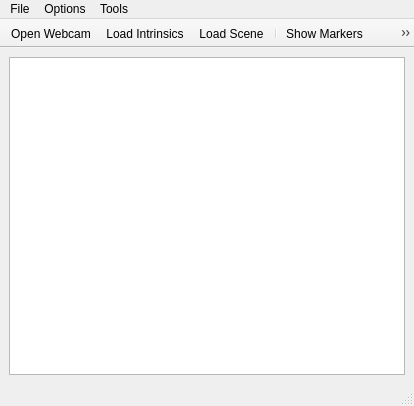
<?xml version="1.0" encoding="UTF-8"?>
<ui version="4.0">
 <class>MainWindow</class>
 <widget class="QMainWindow" name="MainWindow">
  <property name="geometry">
   <rect>
    <x>0</x>
    <y>0</y>
    <width>414</width>
    <height>406</height>
   </rect>
  </property>
  <property name="windowTitle">
   <string>Augmented Reality Tabletop</string>
  </property>
  <widget class="QWidget" name="centralwidget">
   <layout class="QGridLayout" name="gridLayout">
    <item row="0" column="0">
     <widget class="QGraphicsView" name="graphicsView">
      <property name="frameShape">
       <enum>QFrame::StyledPanel</enum>
      </property>
      <property name="frameShadow">
       <enum>QFrame::Sunken</enum>
      </property>
      <property name="verticalScrollBarPolicy">
       <enum>Qt::ScrollBarAlwaysOff</enum>
      </property>
      <property name="horizontalScrollBarPolicy">
       <enum>Qt::ScrollBarAlwaysOff</enum>
      </property>
      <property name="sizeAdjustPolicy">
       <enum>QAbstractScrollArea::AdjustToContents</enum>
      </property>
     </widget>
    </item>
   </layout>
  </widget>
  <widget class="QMenuBar" name="menubar">
   <property name="geometry">
    <rect>
     <x>0</x>
     <y>0</y>
     <width>414</width>
     <height>24</height>
    </rect>
   </property>
   <widget class="QMenu" name="menuFile">
    <property name="title">
     <string>File</string>
    </property>
    <addaction name="actionOpen_Webcam"/>
    <addaction name="actionOpen_File"/>
    <addaction name="separator"/>
    <addaction name="actionLoad_Intrinsics"/>
    <addaction name="actionLoad_Scene"/>
    <addaction name="actionQuit"/>
    <addaction name="separator"/>
   </widget>
   <widget class="QMenu" name="menuOptions">
    <property name="title">
     <string>Options</string>
    </property>
    <widget class="QMenu" name="menuDebug">
     <property name="title">
      <string>Debug</string>
     </property>
     <addaction name="actionShow_Markers"/>
     <addaction name="actionShow_Threshold"/>
    </widget>
    <addaction name="actionNoise_Reduction"/>
    <addaction name="actionThreshold_Method"/>
    <addaction name="separator"/>
    <addaction name="menuDebug"/>
   </widget>
   <widget class="QMenu" name="menuTools">
    <property name="title">
     <string>Tools</string>
    </property>
    <addaction name="actionGenerate_Board"/>
    <addaction name="actionGenerate_Marker"/>
    <addaction name="separator"/>
    <addaction name="actionCalibrate_Webcam"/>
   </widget>
   <addaction name="menuFile"/>
   <addaction name="menuOptions"/>
   <addaction name="menuTools"/>
  </widget>
  <widget class="QStatusBar" name="statusbar"/>
  <widget class="QToolBar" name="toolBar">
   <property name="windowTitle">
    <string>toolBar</string>
   </property>
   <property name="movable">
    <bool>false</bool>
   </property>
   <property name="floatable">
    <bool>false</bool>
   </property>
   <attribute name="toolBarArea">
    <enum>TopToolBarArea</enum>
   </attribute>
   <attribute name="toolBarBreak">
    <bool>false</bool>
   </attribute>
   <addaction name="actionOpen_Webcam"/>
   <addaction name="actionLoad_Intrinsics"/>
   <addaction name="actionLoad_Scene"/>
   <addaction name="separator"/>
   <addaction name="actionShow_Markers"/>
   <addaction name="actionShow_Threshold"/>
  </widget>
  <action name="actionOpen_Webcam">
   <property name="icon">
    <iconset theme="camera">
     <normaloff>../../../../../../qt</normaloff>../../../../../../qt</iconset>
   </property>
   <property name="text">
    <string>Open Webcam</string>
   </property>
   <property name="iconText">
    <string>Open Webcam</string>
   </property>
   <property name="iconVisibleInMenu">
    <bool>false</bool>
   </property>
  </action>
  <action name="actionOpen_File">
   <property name="icon">
    <iconset theme="emblem-photos">
     <normaloff>../../../../../../qt</normaloff>../../../../../../qt</iconset>
   </property>
   <property name="text">
    <string>Open File</string>
   </property>
   <property name="iconVisibleInMenu">
    <bool>false</bool>
   </property>
  </action>
  <action name="actionLoad_Intrinsics">
   <property name="icon">
    <iconset theme="document-properties">
     <normaloff>../../../../../../qt</normaloff>../../../../../../qt</iconset>
   </property>
   <property name="text">
    <string>Load Intrinsics</string>
   </property>
   <property name="iconVisibleInMenu">
    <bool>false</bool>
   </property>
  </action>
  <action name="actionQuit">
   <property name="icon">
    <iconset theme="application-exit">
     <normaloff>../../../../../../qt</normaloff>../../../../../../qt</iconset>
   </property>
   <property name="text">
    <string>Quit</string>
   </property>
   <property name="iconVisibleInMenu">
    <bool>false</bool>
   </property>
  </action>
  <action name="actionLoad_Scene">
   <property name="icon">
    <iconset theme="document-page-setup">
     <normaloff>../../../../../../qt</normaloff>../../../../../../qt</iconset>
   </property>
   <property name="text">
    <string>Load Scene</string>
   </property>
   <property name="iconVisibleInMenu">
    <bool>false</bool>
   </property>
  </action>
  <action name="actionNoise_Reduction">
   <property name="text">
    <string>Noise Reduction</string>
   </property>
  </action>
  <action name="actionShow_Markers">
   <property name="checkable">
    <bool>true</bool>
   </property>
   <property name="text">
    <string>Show Markers</string>
   </property>
  </action>
  <action name="actionShow_Threshold">
   <property name="checkable">
    <bool>true</bool>
   </property>
   <property name="checked">
    <bool>false</bool>
   </property>
   <property name="text">
    <string>Show Threshold</string>
   </property>
  </action>
  <action name="actionThreshold_Method">
   <property name="text">
    <string>Threshold Method</string>
   </property>
  </action>
  <action name="actionGenerate_Board">
   <property name="text">
    <string>Generate Board</string>
   </property>
  </action>
  <action name="actionGenerate_Marker">
   <property name="text">
    <string>Generate Marker</string>
   </property>
  </action>
  <action name="actionCalibrate_Webcam">
   <property name="text">
    <string>Calibrate Webcam</string>
   </property>
  </action>
 </widget>
 <resources/>
 <connections>
  <connection>
   <sender>actionNoise_Reduction</sender>
   <signal>triggered()</signal>
   <receiver>MainWindow</receiver>
   <slot>OpenFilteringDialog()</slot>
   <hints>
    <hint type="sourcelabel">
     <x>-1</x>
     <y>-1</y>
    </hint>
    <hint type="destinationlabel">
     <x>206</x>
     <y>202</y>
    </hint>
   </hints>
  </connection>
  <connection>
   <sender>actionCalibrate_Webcam</sender>
   <signal>triggered()</signal>
   <receiver>MainWindow</receiver>
   <slot>OpenCalibrateDialog()</slot>
   <hints>
    <hint type="sourcelabel">
     <x>-1</x>
     <y>-1</y>
    </hint>
    <hint type="destinationlabel">
     <x>206</x>
     <y>202</y>
    </hint>
   </hints>
  </connection>
  <connection>
   <sender>actionGenerate_Board</sender>
   <signal>triggered()</signal>
   <receiver>MainWindow</receiver>
   <slot>OpenGenerateBoardDialog()</slot>
   <hints>
    <hint type="sourcelabel">
     <x>-1</x>
     <y>-1</y>
    </hint>
    <hint type="destinationlabel">
     <x>206</x>
     <y>202</y>
    </hint>
   </hints>
  </connection>
  <connection>
   <sender>actionGenerate_Marker</sender>
   <signal>triggered()</signal>
   <receiver>MainWindow</receiver>
   <slot>OpenGenerateMarkerDialog()</slot>
   <hints>
    <hint type="sourcelabel">
     <x>-1</x>
     <y>-1</y>
    </hint>
    <hint type="destinationlabel">
     <x>206</x>
     <y>202</y>
    </hint>
   </hints>
  </connection>
  <connection>
   <sender>actionLoad_Intrinsics</sender>
   <signal>triggered()</signal>
   <receiver>MainWindow</receiver>
   <slot>OpenIntrinsicsFile()</slot>
   <hints>
    <hint type="sourcelabel">
     <x>-1</x>
     <y>-1</y>
    </hint>
    <hint type="destinationlabel">
     <x>206</x>
     <y>202</y>
    </hint>
   </hints>
  </connection>
  <connection>
   <sender>actionLoad_Scene</sender>
   <signal>triggered()</signal>
   <receiver>MainWindow</receiver>
   <slot>OpenSceneFile()</slot>
   <hints>
    <hint type="sourcelabel">
     <x>-1</x>
     <y>-1</y>
    </hint>
    <hint type="destinationlabel">
     <x>206</x>
     <y>202</y>
    </hint>
   </hints>
  </connection>
  <connection>
   <sender>actionOpen_File</sender>
   <signal>triggered()</signal>
   <receiver>MainWindow</receiver>
   <slot>OpenSourceFile()</slot>
   <hints>
    <hint type="sourcelabel">
     <x>-1</x>
     <y>-1</y>
    </hint>
    <hint type="destinationlabel">
     <x>206</x>
     <y>202</y>
    </hint>
   </hints>
  </connection>
  <connection>
   <sender>actionOpen_Webcam</sender>
   <signal>triggered()</signal>
   <receiver>MainWindow</receiver>
   <slot>OpenSourceWebcam()</slot>
   <hints>
    <hint type="sourcelabel">
     <x>-1</x>
     <y>-1</y>
    </hint>
    <hint type="destinationlabel">
     <x>206</x>
     <y>202</y>
    </hint>
   </hints>
  </connection>
  <connection>
   <sender>actionQuit</sender>
   <signal>triggered()</signal>
   <receiver>MainWindow</receiver>
   <slot>close()</slot>
   <hints>
    <hint type="sourcelabel">
     <x>-1</x>
     <y>-1</y>
    </hint>
    <hint type="destinationlabel">
     <x>206</x>
     <y>202</y>
    </hint>
   </hints>
  </connection>
  <connection>
   <sender>actionShow_Markers</sender>
   <signal>changed()</signal>
   <receiver>MainWindow</receiver>
   <slot>ToggleShowMarkers()</slot>
   <hints>
    <hint type="sourcelabel">
     <x>-1</x>
     <y>-1</y>
    </hint>
    <hint type="destinationlabel">
     <x>206</x>
     <y>202</y>
    </hint>
   </hints>
  </connection>
  <connection>
   <sender>actionShow_Threshold</sender>
   <signal>changed()</signal>
   <receiver>MainWindow</receiver>
   <slot>ToggleShowThreshold()</slot>
   <hints>
    <hint type="sourcelabel">
     <x>-1</x>
     <y>-1</y>
    </hint>
    <hint type="destinationlabel">
     <x>206</x>
     <y>202</y>
    </hint>
   </hints>
  </connection>
  <connection>
   <sender>actionThreshold_Method</sender>
   <signal>triggered()</signal>
   <receiver>MainWindow</receiver>
   <slot>OpenThresholdDialog()</slot>
   <hints>
    <hint type="sourcelabel">
     <x>-1</x>
     <y>-1</y>
    </hint>
    <hint type="destinationlabel">
     <x>206</x>
     <y>202</y>
    </hint>
   </hints>
  </connection>
 </connections>
 <slots>
  <slot>OpenFilteringDialog()</slot>
  <slot>OpenSourceWebcam()</slot>
  <slot>OpenSourceFile()</slot>
  <slot>OpenIntrinsicsFile()</slot>
  <slot>OpenSceneFile()</slot>
  <slot>Quit()</slot>
  <slot>OpenThresholdDialog()</slot>
  <slot>ToggleShowMarkers()</slot>
  <slot>ToggleShowThreshold()</slot>
  <slot>OpenGenerateBoardDialog()</slot>
  <slot>OpenGenerateMarkerDialog()</slot>
  <slot>OpenCalibrateDialog()</slot>
 </slots>
</ui>
